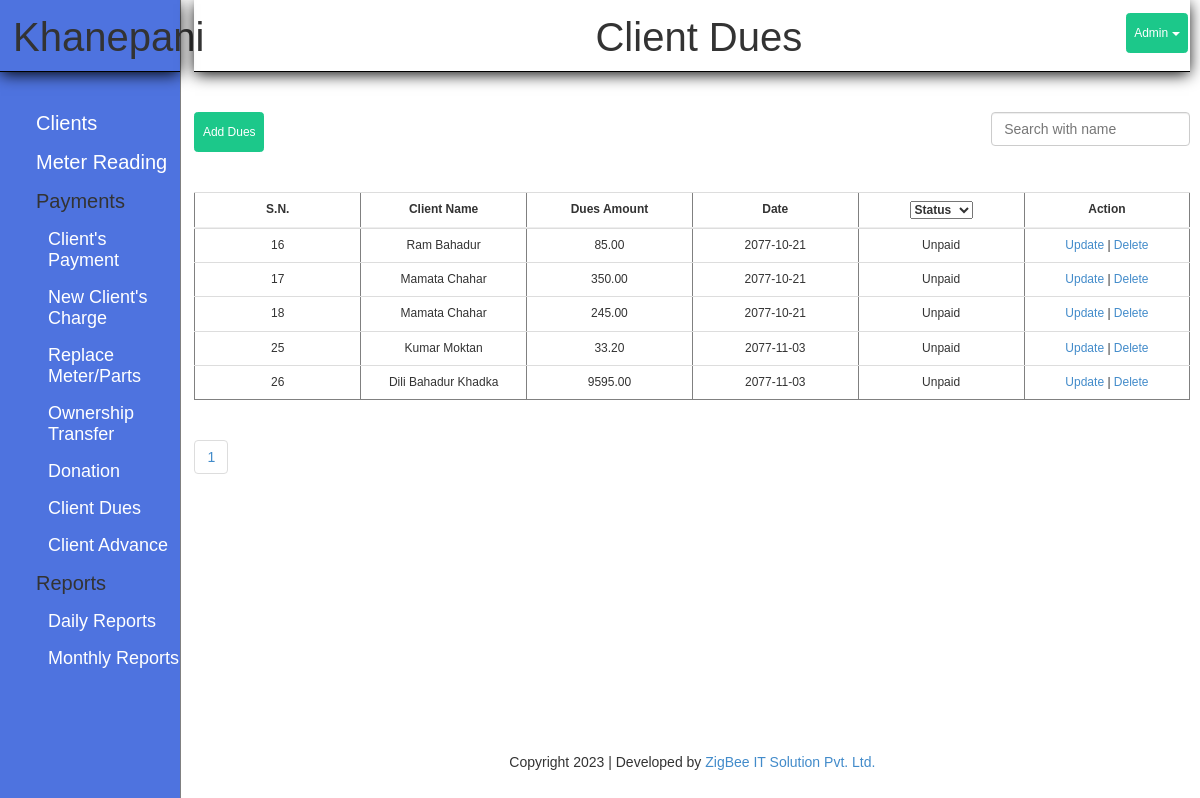
/index.php?page=dues (signed in), run on an earlier commit of the app's database.
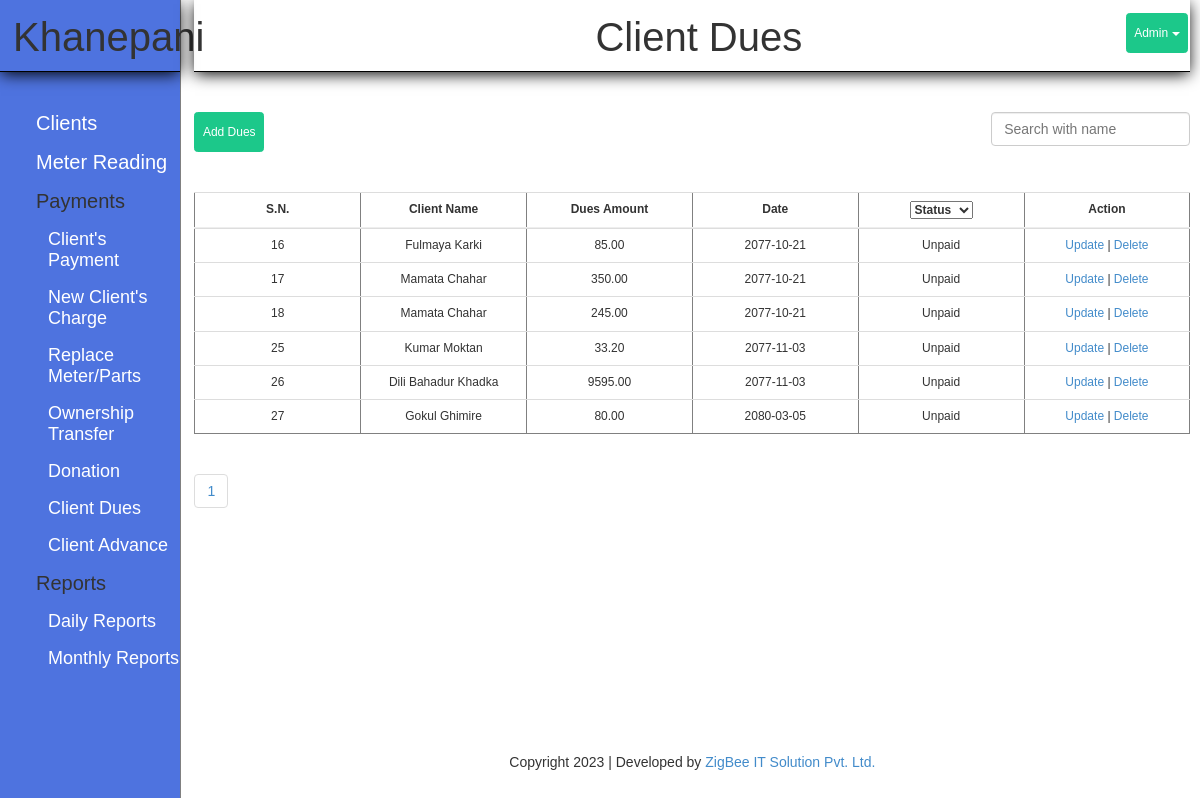
And on a later commit of the database.
### tables this page shows
CREATE TABLE `client_dues` (
  `id` int(11) NOT NULL,
  `cid` int(11) NOT NULL,
  `amount` decimal(10,2) NOT NULL,
  `status` varchar(10) NOT NULL DEFAULT 'unpaid',
  `dues_date` text NOT NULL
);

CREATE TABLE `client` (
  `id` int(11) NOT NULL,
  `name` varchar(30) NOT NULL,
  `phone` bigint(11) NOT NULL,
  `joinned` date DEFAULT NULL,
  `gharnum` varchar(10) DEFAULT NULL,
  `area` varchar(20) NOT NULL,
  `meter` varchar(15) NOT NULL,
  `address` varchar(20) NOT NULL,
  `father` varchar(30) DEFAULT NULL,
  `mother` varchar(30) DEFAULT NULL,
  `grandfather` varchar(50) DEFAULT NULL,
  `remark` text DEFAULT NULL
);

### modules/dues/function.php (called while the page is built, shortened)
<?php
	class DuesModel{
		function getAll()
		{
			global $con;
			global $pageno;
			if (isset($_GET['pageno'])) {
	            $pageno = $_GET['pageno'];
	        } else {
	            $pageno = 1;
	        }
	        $no_of_records_per_page = 100;
	        $offset = ($pageno-1) * $no_of_records_per_page;
	        $total_pages_sql = "SELECT COUNT(*) FROM client_dues";
	        $result = mysqli_query($con,$total_pages_sql);
	        $total_rows = mysqli_fetch_array($result)[0];
	        $total_pages = ceil($total_rows / $no_of_records_per_page);
			$sql = "SELECT client_dues.*, client.name,client.meter
					FROM client_dues
					INNER JOIN client
					ON client_dues.cid=client.id LIMIT $offset, $no_of_records_per_page";
			$rs = mysqli_query($con, $sql);
			$final = array();
			while($row = mysqli_fetch_assoc($rs))
			{
				$final[] = $row;
			}
			return $final;
		}
	}
?>

### modules/dues/view.php (the view, shortened to what this page needs)
<h1 class="title">Client Dues</h1>
<?php
$data = $dues->getAll();
global $total_pages;
?>
<a href="?page=dues_form" class="btn">Add Dues</a>
<input type="text" class="form-control search" name="search" id="search" placeholder="Search with name">
<table border="1" width="100%" class="table first" id="result">
	<tr>
		<th>S.N.</th>
		<th>Client Name</th>
		<th>Dues Amount</th>
		<th>Date</th>
		<th>
			<select name="status" id="status">
				<option value="">Status</option>
			</select>
		</th>
		<th>Action</th>
	</tr>
</table>
<div  id="result_meter">
	<table border="1" width="100%" class="table second" >
	<?php
	foreach($data as $d)
	{ ?>
		<tr >
			<td> <?php echo $d['id']; ?> </td>
			<td> <?php echo $d['name'];?> </a> </td>
			<td> <?php echo $d['amount']; ?> </td>
			<td> <?php echo $d['dues_date']; ?> </td>
			<td> <?php echo $d['status']; ?> </td>
			<td>
				<a href="?page=dues_update&id=<?php echo $d['id']; ?>">
					Update
				</a>
				|
				<a href="?page=dues&del_id=<?php echo $d['id']; ?>" onclick="return confirm('Do you want to delete?');">
					Delete
				</a>
			</td>
		</tr>
	<?php
	}
	?>
</div>
 <ul class="pagination">
 		<?php
        	for ($i=1;$i<=$total_pages; $i=$i+1) { ?>
        		<li>
		            <a href="<?php  echo "?page=dues&pageno=".$i;  ?>"><?php echo $i; ?></a>
		        </li>
        <?php	}
         ?>
    </ul>

What changed in the data, as far as the page shows it:
changed through a linked row, client_dues id 16: cid.name "Ram Bahadur" → "Fulmaya Karki"
added client_dues: id "27", cid.name "Gokul Ghimire", amount "80.00", dues_date "2080-03-05", status "Unpaid"
